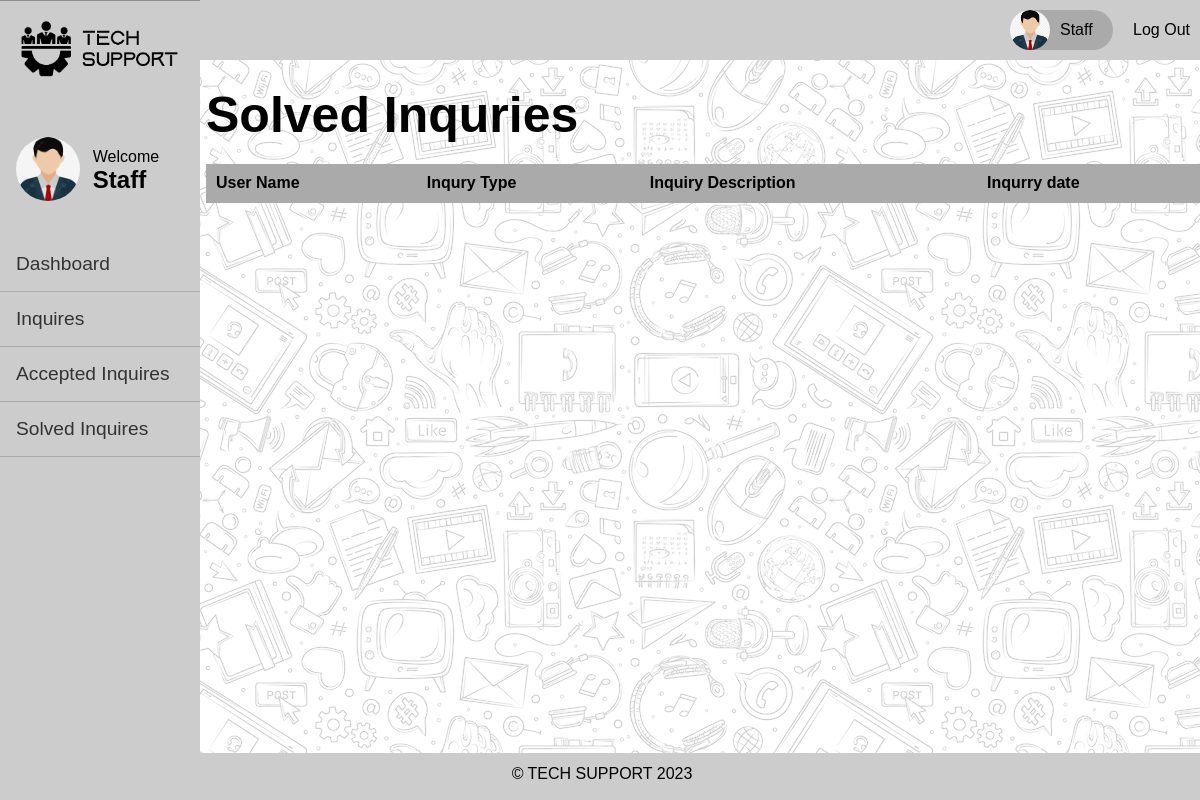
The app's page /solved-inquries.php (signed in), older data.
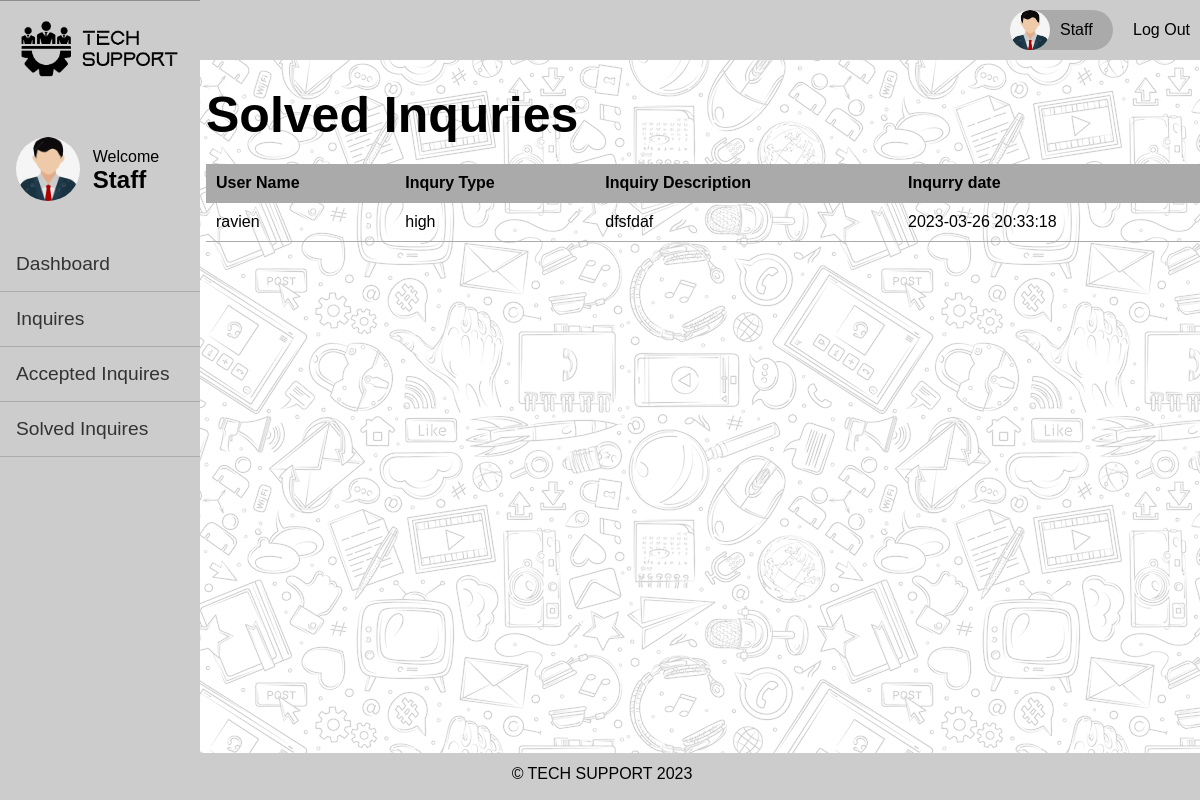
The same page, newer data.
### tables this page shows
CREATE TABLE `tbl_inquiry` (
  `inquiry_id` int(11) NOT NULL,
  `user_fk` int(11) DEFAULT NULL,
  `staff_fk` int(11) DEFAULT NULL,
  `inquiry_type` varchar(30) NOT NULL,
  `inquiry_description` text NOT NULL,
  `inquiry_date` datetime NOT NULL DEFAULT current_timestamp(),
  `inquiry_status` varchar(100) NOT NULL
);

CREATE TABLE `tbl_user` (
  `id` int(11) NOT NULL,
  `first_name` varchar(50) NOT NULL,
  `last_name` varchar(100) NOT NULL,
  `email` varchar(100) NOT NULL,
  `password` varchar(40) NOT NULL,
  `last_login` datetime NOT NULL,
  `type` varchar(5) NOT NULL,
  `is_deleted` tinyint(1) NOT NULL
);

### solved-inquries.php (the view, shortened to what this page needs)
<?php require_once('inc/connection.php'); ?>
<?php require_once('inc/functions.php'); ?>
<?php
$inquiry_list = '';
if ($_SESSION['type'] == 'staff') {
	$query = "SELECT tbl_inquiry.inquiry_id, tbl_user.first_name as user_name,  tbl_inquiry.inquiry_type, tbl_inquiry.inquiry_date, tbl_inquiry.inquiry_description ";
	$query .= "FROM tbl_inquiry ";
	$query .= "JOIN tbl_user ON ";
	$query .= "tbl_inquiry.user_fk = tbl_user.id ";
	$query .= "LEFT JOIN tbl_user a ON ";
	$query .= "tbl_inquiry.staff_fk = a.id ";
	$query .= "WHERE tbl_inquiry.staff_fk = {$_SESSION['user_id']} AND tbl_inquiry.inquiry_status = 'solved'; ";
	$inquiries = mysqli_query($connection, $query);
	while ($inquiry = mysqli_fetch_assoc($inquiries)) {
		$inquiry_list .= "<tr>";
		$inquiry_list .= "<td>{$inquiry['user_name']}</td>";
		$inquiry_list .= "<td>{$inquiry['inquiry_type']}</td>";
		$inquiry_list .= "<td>{$inquiry['inquiry_description']}</td>";
		$inquiry_list .= "<td>{$inquiry['inquiry_date']}</td>";
		$inquiry_list .= "</tr>";
	}
}
?>
<!DOCTYPE html>
<html lang="en">
<head>
	<link rel="stylesheet" href="css/main.css">
</head>
<body>
	<main>
		<div class="content">
			<h1>Solved Inquries</h1>
			<table class="masterlist">
				<?php
					if ($_SESSION['type'] ==  "staff") {
						echo "<tr>
							<th>User Name</th>
							<th>Inqury Type</th>
							<th>Inquiry Description</th>
							<th>Inqurry date</th>
						</tr>";
					}
				?>
				<?php echo $inquiry_list; ?>
			</table>
		</div>
	</main>
</body>
</html>

Row changes from the older to the newer data that the page shows:
added tbl_inquiry: user_fk.first_name "ravien", inquiry_type "high", inquiry_description "dfsfdaf", inquiry_date "2023-03-26 20:33:18"
